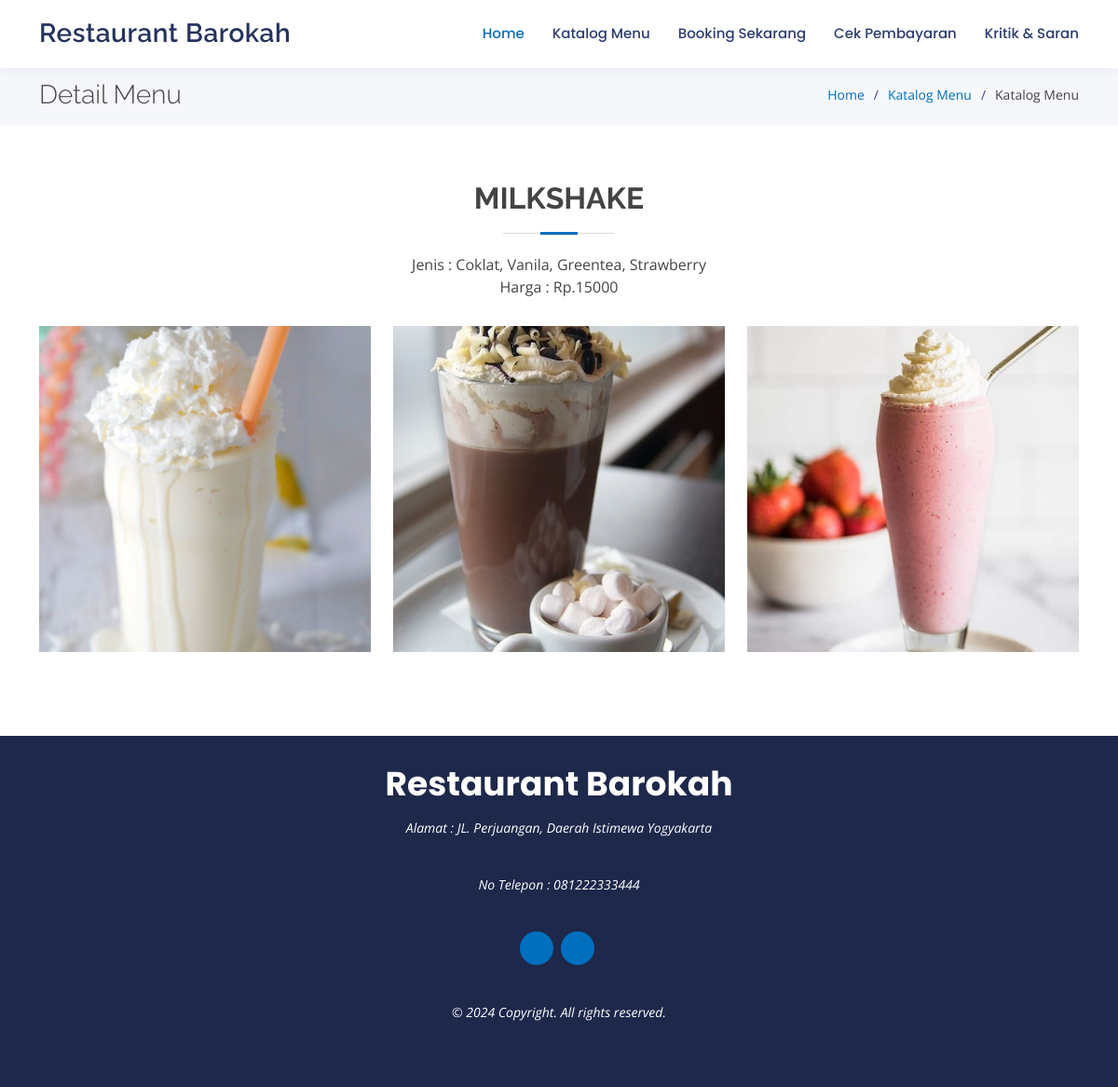
Page /index.php/katalog/detail/16 on the committed database.
### tables this page shows
CREATE TABLE `profil_usaha` (
  `id` int(12) NOT NULL,
  `nama_usaha` varchar(250) NOT NULL,
  `deskripsi` text NOT NULL,
  `alamat` varchar(250) NOT NULL,
  `nomor_telepon` varchar(17) NOT NULL,
  `email` varchar(100) NOT NULL,
  `instagram` varchar(50) NOT NULL,
  `facebook` varchar(250) NOT NULL,
  `maps_link` text NOT NULL,
  `foto_usaha_1` text NOT NULL,
  `foto_usaha_2` text NOT NULL,
  `foto_usaha_3` text NOT NULL
);

CREATE TABLE `menu` (
  `id_menu` int(11) NOT NULL,
  `nama_menu` varchar(100) NOT NULL,
  `detail_menu` text NOT NULL,
  `kategori` varchar(50) NOT NULL,
  `stok` varchar(50) NOT NULL DEFAULT 'Tersedia',
  `harga` int(100) NOT NULL
);

CREATE TABLE `gambar_menu` (
  `id_gambar` int(11) NOT NULL,
  `id_menu` int(11) NOT NULL,
  `gambar` varchar(250) NOT NULL
);

### application/controllers/Katalog.php (called while the page is built, shortened)
<?php
class Katalog extends CI_Controller
{
    public function __construct()
    {
        $this->load->model('katalog_model');
    }
    public function getProfilUsaha()
    {
        $getProfil = $this->db->query("SELECT * FROM profil_usaha");
        foreach ($getProfil->result_array() as $profil) {
            $arr['nama_usaha'] = $profil['nama_usaha'];
            $arr['alamat'] = $profil['alamat'];
            $arr['nomor_telepon'] = $profil['nomor_telepon'];
            $arr['maps_link'] = $profil['maps_link'];
            $arr['instagram'] = $profil['instagram'];
            $arr['facebook'] = $profil['facebook'];
            $arr['foto_usaha_1'] = $profil['foto_usaha_1'];
            $arr['foto_usaha_2'] = $profil['foto_usaha_2'];
            $arr['foto_usaha_3'] = $profil['foto_usaha_3'];
        }
        return $arr;
    }
    public function detail($id)
    {
        $profil = $this->getProfilUsaha();
        $data['menu'] = $this->katalog_model->getMakananById($id);
        $data['gambar_menu'] = $this->katalog_model->getGambarById($id);
        $data['nama_usaha'] = $profil['nama_usaha'];
        $data['alamat'] = $profil['alamat'];
        $data['nomor_telepon'] = $profil['nomor_telepon'];
        $data['instagram'] = $profil['instagram'];
        $data['facebook'] = $profil['facebook'];
        $this->load->view('home/layout/header', $data);
        $this->load->view('home/katalog/detail');
        $this->load->view('home/layout/footer');
    }
}

### index.php (called while the page is built, shortened)
<?php
require_once BASEPATH.'core/CodeIgniter.php';

### application/models/Katalog_model.php (called while the page is built, shortened)
<?php
class Katalog_model extends CI_Model
{
    public function getMakananById($id)
    {
        $query = $this->db->query("SELECT * FROM menu where id_menu = $id");
        return $query->result_array();
    }
    public function getGambarById($id_menu)
    {
        $query = $this->db->query("SELECT * FROM gambar_menu gm join menu m on gm.id_menu=m.id_menu WHERE m.id_menu = $id_menu");
        return $query->result_array();
    }
}

### application/views/home/katalog/detail.php (the view, shortened to what this page needs)
<main id="main">
  <section id="breadcrumbs" class="breadcrumbs">
    <div class="container">
      <div class="d-flex justify-content-between align-items-center">
        <h2>Detail Menu</h2>
        <ol>
          <li><a href="<?= base_url() ?>">Home</a></li>
          <li><a href="<?= base_url() ?>katalog">Katalog Menu</a></li>
          <li>Katalog Menu</li>
        </ol>
      </div>
    </div>
  </section>
  <section id="gallery" class="gallery">
    <div class="container">
      <div class="section-title">
        <?php
        foreach ($menu as $m) {
        ?>
          <h2>
            <?= $m['nama_menu'] ?>
          </h2>
          <p>Jenis : <?= $m['detail_menu'] ?></p>
          <p>Harga : Rp.<?= $m['harga'] ?></p>
        <?php
        }
        ?>
      </div>
      <div class="row gallery-container">
        <?php
        foreach ($gambar_menu as $gm) {
        ?>
          <div class="col-lg-4 col-md-6 gallery-item filter-home">
            <div class="gallery-wrap">
              <img style="object-fit: cover;height:350px;width:100%" src="<?php echo base_url('assets/dataresto/menu/' . $gm['gambar']) ?>" class="img-fluid" alt="">
            </div>
          </div>
        <?php
        }
        ?>
      </div>
    </div>
  </section>
</main>

### application/views/home/layout/header.php (shortened to what this page needs)
<!DOCTYPE html>
<html lang="en">
<head>
  <link rel="stylesheet" href="<?= base_url() ?>assets/admin/vendor/@fortawesome/fontawesome-free/css/all.min.css" type="text/css">
  <link href="<?= base_url() ?>assets/home/vendor/bootstrap/css/bootstrap.min.css" rel="stylesheet">
  <link href="<?= base_url() ?>assets/home/vendor/bootstrap-icons/bootstrap-icons.css" rel="stylesheet">
  <link href="<?= base_url() ?>assets/home/vendor/boxicons/css/boxicons.min.css" rel="stylesheet">
  <link href="<?= base_url() ?>assets/home/vendor/glightbox/css/glightbox.min.css" rel="stylesheet">
  <link href="<?= base_url() ?>assets/home/vendor/remixicon/remixicon.css" rel="stylesheet">
  <link href="<?= base_url() ?>assets/home/vendor/swiper/swiper-bundle.min.css" rel="stylesheet">
  <link href="<?= base_url() ?>assets/home/css/style.css" rel="stylesheet">
  <link rel="stylesheet" href="<?= base_url() ?>assets/home/select2/css/select2.min.css">
  <link rel="stylesheet" href="<?= base_url() ?>assets/home/select2-bootstrap4-theme/select2-bootstrap4.min.css">
</head>
<body>
  <header id="header" class="fixed-top">
    <div class="container d-flex align-items-center justify-content-between">
      <h1 class="logo"><a href="<?= base_url() ?>"><?= $nama_usaha ?></a></h1>
      <nav id="navbar" class="navbar">
        <ul>
          <li><a class="active" href="<?= base_url() ?>">Home</a></li>
          <li><a href="<?= base_url() ?>katalog">Katalog Menu</a></li>
          <li><a href="<?= base_url() ?>home/booking">Booking Sekarang</a></li>
          <li><a href="<?= base_url() ?>pembayaran/cari">Cek Pembayaran</a></li>
          <li><a href="<?= base_url() ?>saran/add">Kritik & Saran</a></li>
        </ul>
      </nav>
    </div>
  </header>

### application/views/home/layout/footer.php (shortened to what this page needs)
<footer id="footer">
  <div class="container">
    <h3><?= $nama_usaha ?></h3>
    <p>Alamat : <?= $alamat ?></p>
    <p>No Telepon : </i> <?= $nomor_telepon ?></p>
    <div class="social-links">
      <a href="https://instagram.com/<?= $instagram ?>" class="instagram" target="_blank"><i class="bx bxl-instagram"></i></a>
      <a href="https://facebook.com/<?= $facebook ?>" class="facebook" target="_blank"><i class="bx bxl-facebook"></i></a>
    </div>
    <p>&copy; <span id="currentYear"></span> Copyright. All rights reserved.</p>
  </div>
</footer>
</body>
</html>

### assets/home/css/style.css (style rules this page uses)
body { font-family: "Open Sans", sans-serif; color: #444444; }
a { color: #006fbe; text-decoration: none; }
h1, h2, h3, h4, h5, h6 { font-family: "Raleway", sans-serif; }
#header { background: #fff; transition: all 0.5s; z-index: 997; padding: 15px 0; box-shadow: 0px 2px 15px rgba(36, 50, 93, 0.06); }
#header .logo { font-size: 28px; margin: 0; padding: 0; line-height: 1; font-weight: 600; letter-spacing: 0.5px; }
#header .logo a { color: #24325d; }
.navbar { padding: 0; }
.navbar ul { margin: 0; padding: 0; display: flex; list-style: none; align-items: center; }
.navbar li { position: relative; }
.navbar a, .navbar a:focus { display: flex; align-items: center; justify-content: space-between; padding: 10px 0 10px 30px; font-family: "Poppins", sans-serif; font-size: 15px; font-weight: 500; color: #2b3c6f; white-space: nowrap; transition: 0.3s; }
.navbar a:hover, .navbar .active, .navbar .active:focus, .navbar li:hover > a { color: #006fbe; }
section { padding: 60px 0; }
.section-title { text-align: center; padding-bottom: 30px; }
.section-title h2 { font-size: 32px; font-weight: bold; text-transform: uppercase; margin-bottom: 20px; padding-bottom: 20px; position: relative; }
.section-title h2::before { content: ''; position: absolute; display: block; width: 120px; height: 1px; background: #ddd; bottom: 1px; left: calc(50% - 60px); }
.section-title h2::after { content: ''; position: absolute; display: block; width: 40px; height: 3px; background: #006fbe; bottom: 0; left: calc(50% - 20px); }
.section-title p { margin-bottom: 0; }
.breadcrumbs { padding: 15px 0; background: #f5f7fb; min-height: 40px; margin-top: 70px; }
.breadcrumbs h2 { font-size: 28px; margin-bottom: 0; font-weight: 300; }
.breadcrumbs ol { display: flex; flex-wrap: wrap; list-style: none; padding: 0; margin: 0; font-size: 14px; }
.breadcrumbs ol li + li { padding-left: 10px; }
.breadcrumbs ol li + li::before { display: inline-block; padding-right: 10px; color: #324682; content: "/"; }
.gallery .gallery-item { margin-bottom: 30px; }
.gallery .gallery-wrap { transition: 0.3s; position: relative; overflow: hidden; z-index: 1; background: rgba(36, 50, 93, 0.6); }
.gallery .gallery-wrap::before { content: ""; background: rgba(36, 50, 93, 0.6); position: absolute; left: 30px; right: 30px; top: 30px; bottom: 30px; transition: all ease-in-out 0.3s; z-index: 2; opacity: 0; }
#footer { background: #1d284b; color: #fff; font-size: 14px; text-align: center; padding: 30px 0; }
#footer h3 { font-size: 36px; font-weight: 700; color: #fff; position: relative; font-family: "Poppins", sans-serif; padding: 0; margin: 0 0 15px 0; }
#footer p { font-size: 15; font-style: italic; padding: 0; margin: 0 0 40px 0; }
#footer .social-links { margin: 0 0 40px 0; }
#footer .social-links a { font-size: 18px; display: inline-block; background: #006fbe; color: #fff; line-height: 1; padding: 8px 0; margin-right: 4px; border-radius: 50%; text-align: center; width: 36px; height: 36px; transition: 0.3s; }

### rows in the picture
profil_usaha: nama_usaha "Restaurant Barokah", alamat "JL. Perjuangan, Daerah Istimewa Yogyakarta", nomor_telepon "081222333444"
menu: nama_menu "MILKSHAKE", detail_menu "Coklat, Vanila, Greentea, Strawberry", harga "15000"
gambar_menu: gambar (picture)
gambar_menu: gambar (picture)
gambar_menu: gambar (picture)
